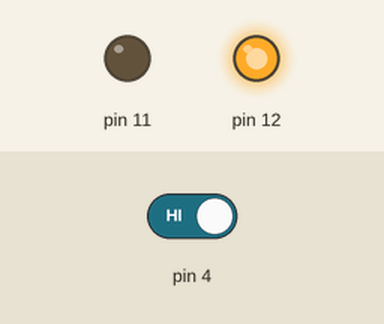
Recording of a sketch running on a simulated Arduino Uno, built with avr-gcc and run on an emulated ATmega328P. Shown: output pins drawn as LEDs (lit = HIGH). The test bench sets the inputs (shaded band); at power-on: pin 4 HIGH.

Above: at 1.2 s.
1.3 s: pin 4 driven LOW
At 2.4 s:
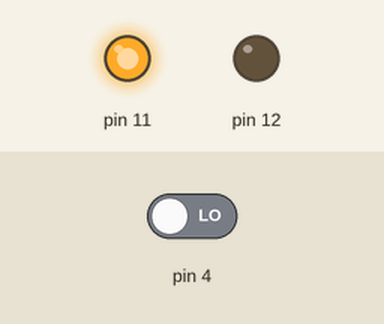
2.8 s: pin 4 driven HIGH
At 3.5 s:
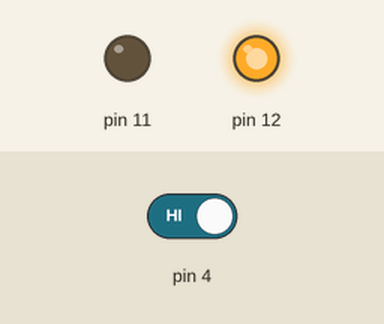
Timing chart, 0 to 5.8 s (numbered marks = the images above; inputs shaded):
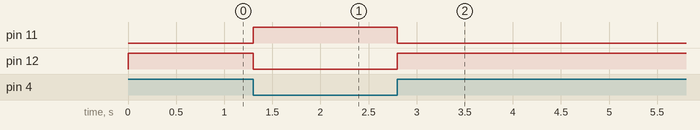

Measured:
- after the input at 1.3 s, pin 11: LOW → HIGH at once; pin 12: HIGH → LOW at once
- after the input at 2.8 s, pin 11: HIGH → LOW at once; pin 12: LOW → HIGH at once

The sketch:

sketch_may12a.ino
```cpp
void setup() {
  pinMode(4,INPUT);
  pinMode(11,OUTPUT);
  pinMode(12,OUTPUT);

}

void loop() {


 if(digitalRead(4)==LOW){
  digitalWrite(11,HIGH);
  digitalWrite(12,LOW);
 }

 else{
  digitalWrite(12,HIGH);
  digitalWrite(11,LOW);
 }

}
```
